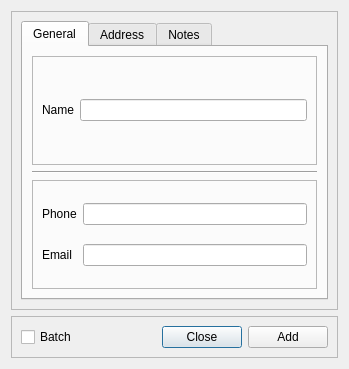
<?xml version="1.0" encoding="UTF-8"?>
<ui version="4.0">
 <class>AddCongregationWindow</class>
 <widget class="QDialog" name="AddCongregationWindow">
  <property name="geometry">
   <rect>
    <x>0</x>
    <y>0</y>
    <width>349</width>
    <height>369</height>
   </rect>
  </property>
  <property name="windowTitle">
   <string>Add Brother</string>
  </property>
  <layout class="QGridLayout" name="gridLayout_8">
   <item row="0" column="0">
    <widget class="QFrame" name="frame_7">
     <property name="frameShape">
      <enum>QFrame::StyledPanel</enum>
     </property>
     <property name="frameShadow">
      <enum>QFrame::Raised</enum>
     </property>
     <layout class="QVBoxLayout" name="verticalLayout">
      <item>
       <widget class="QTabWidget" name="tabWidget">
        <property name="currentIndex">
         <number>0</number>
        </property>
        <widget class="QWidget" name="tab">
         <attribute name="title">
          <string>General</string>
         </attribute>
         <layout class="QGridLayout" name="gridLayout_3">
          <item row="1" column="0">
           <widget class="Line" name="line">
            <property name="orientation">
             <enum>Qt::Horizontal</enum>
            </property>
           </widget>
          </item>
          <item row="0" column="0">
           <widget class="QFrame" name="frame_2">
            <property name="layoutDirection">
             <enum>Qt::LeftToRight</enum>
            </property>
            <property name="frameShape">
             <enum>QFrame::StyledPanel</enum>
            </property>
            <property name="frameShadow">
             <enum>QFrame::Raised</enum>
            </property>
            <layout class="QGridLayout" name="gridLayout">
             <item row="0" column="0">
              <widget class="QLabel" name="label">
               <property name="text">
                <string>Name</string>
               </property>
               <property name="wordWrap">
                <bool>false</bool>
               </property>
              </widget>
             </item>
             <item row="0" column="1">
              <widget class="QLineEdit" name="line_name"/>
             </item>
            </layout>
           </widget>
          </item>
          <item row="2" column="0">
           <widget class="QFrame" name="frame_3">
            <property name="frameShape">
             <enum>QFrame::StyledPanel</enum>
            </property>
            <property name="frameShadow">
             <enum>QFrame::Raised</enum>
            </property>
            <layout class="QGridLayout" name="gridLayout_4">
             <item row="0" column="0">
              <widget class="QLabel" name="label_4">
               <property name="text">
                <string>Phone</string>
               </property>
              </widget>
             </item>
             <item row="0" column="1">
              <widget class="QLineEdit" name="line_phone"/>
             </item>
             <item row="1" column="0">
              <widget class="QLabel" name="label_5">
               <property name="text">
                <string>Email</string>
               </property>
              </widget>
             </item>
             <item row="1" column="1">
              <widget class="QLineEdit" name="line_email"/>
             </item>
            </layout>
           </widget>
          </item>
         </layout>
        </widget>
        <widget class="QWidget" name="tab_2">
         <attribute name="title">
          <string>Address</string>
         </attribute>
         <layout class="QGridLayout" name="gridLayout_7">
          <item row="2" column="0">
           <widget class="QFrame" name="frame_5">
            <property name="frameShape">
             <enum>QFrame::StyledPanel</enum>
            </property>
            <property name="frameShadow">
             <enum>QFrame::Raised</enum>
            </property>
            <layout class="QGridLayout" name="gridLayout_9">
             <item row="0" column="0">
              <widget class="QLabel" name="label_8">
               <property name="text">
                <string>Latitude</string>
               </property>
              </widget>
             </item>
             <item row="0" column="2">
              <widget class="QLineEdit" name="line_latitude"/>
             </item>
             <item row="1" column="0">
              <widget class="QLabel" name="label_9">
               <property name="text">
                <string>Longitude</string>
               </property>
              </widget>
             </item>
             <item row="1" column="2">
              <widget class="QLineEdit" name="line_longitude"/>
             </item>
            </layout>
           </widget>
          </item>
          <item row="0" column="0">
           <widget class="QFrame" name="frame_4">
            <property name="frameShape">
             <enum>QFrame::StyledPanel</enum>
            </property>
            <property name="frameShadow">
             <enum>QFrame::Raised</enum>
            </property>
            <layout class="QGridLayout" name="gridLayout_2">
             <item row="0" column="0">
              <widget class="QLabel" name="label_2">
               <property name="text">
                <string>Address</string>
               </property>
              </widget>
             </item>
             <item row="4" column="0">
              <widget class="QLabel" name="label_3">
               <property name="text">
                <string>City</string>
               </property>
              </widget>
             </item>
             <item row="6" column="0">
              <widget class="QLabel" name="label_6">
               <property name="text">
                <string>State</string>
               </property>
              </widget>
             </item>
             <item row="8" column="0">
              <widget class="QLabel" name="label_7">
               <property name="text">
                <string>Zipcode</string>
               </property>
              </widget>
             </item>
             <item row="6" column="1">
              <widget class="QLineEdit" name="line_state"/>
             </item>
             <item row="8" column="1">
              <widget class="QLineEdit" name="line_zipcode"/>
             </item>
             <item row="4" column="1">
              <widget class="QLineEdit" name="line_city"/>
             </item>
             <item row="0" column="1">
              <widget class="QLineEdit" name="line_address"/>
             </item>
            </layout>
           </widget>
          </item>
          <item row="1" column="0">
           <widget class="Line" name="line_2">
            <property name="orientation">
             <enum>Qt::Horizontal</enum>
            </property>
           </widget>
          </item>
         </layout>
        </widget>
        <widget class="QWidget" name="tab_3">
         <attribute name="title">
          <string>Notes</string>
         </attribute>
         <layout class="QGridLayout" name="gridLayout_5">
          <item row="0" column="0">
           <widget class="QFrame" name="frame_6">
            <property name="frameShape">
             <enum>QFrame::StyledPanel</enum>
            </property>
            <property name="frameShadow">
             <enum>QFrame::Raised</enum>
            </property>
            <layout class="QGridLayout" name="gridLayout_6">
             <item row="0" column="0">
              <widget class="QTextEdit" name="text_note"/>
             </item>
            </layout>
           </widget>
          </item>
         </layout>
        </widget>
       </widget>
      </item>
     </layout>
    </widget>
   </item>
   <item row="1" column="0">
    <widget class="QFrame" name="frame">
     <property name="frameShape">
      <enum>QFrame::StyledPanel</enum>
     </property>
     <property name="frameShadow">
      <enum>QFrame::Raised</enum>
     </property>
     <layout class="QHBoxLayout" name="horizontalLayout">
      <item>
       <widget class="QCheckBox" name="checkBox_4">
        <property name="enabled">
         <bool>true</bool>
        </property>
        <property name="text">
         <string>Batch</string>
        </property>
       </widget>
      </item>
      <item>
       <spacer name="horizontalSpacer">
        <property name="orientation">
         <enum>Qt::Horizontal</enum>
        </property>
        <property name="sizeHint" stdset="0">
         <size>
          <width>40</width>
          <height>20</height>
         </size>
        </property>
       </spacer>
      </item>
      <item>
       <widget class="QPushButton" name="button_close">
        <property name="text">
         <string>Close</string>
        </property>
       </widget>
      </item>
      <item>
       <widget class="QPushButton" name="button_add">
        <property name="text">
         <string>Add</string>
        </property>
       </widget>
      </item>
     </layout>
    </widget>
   </item>
  </layout>
 </widget>
 <tabstops>
  <tabstop>line_name</tabstop>
  <tabstop>line_phone</tabstop>
  <tabstop>line_email</tabstop>
  <tabstop>line_address</tabstop>
  <tabstop>line_city</tabstop>
  <tabstop>line_state</tabstop>
  <tabstop>line_zipcode</tabstop>
  <tabstop>line_latitude</tabstop>
  <tabstop>line_longitude</tabstop>
  <tabstop>text_note</tabstop>
  <tabstop>button_add</tabstop>
  <tabstop>button_close</tabstop>
  <tabstop>tabWidget</tabstop>
  <tabstop>checkBox_4</tabstop>
 </tabstops>
 <resources/>
 <connections>
  <connection>
   <sender>button_close</sender>
   <signal>clicked()</signal>
   <receiver>AddCongregationWindow</receiver>
   <slot>close()</slot>
   <hints>
    <hint type="sourcelabel">
     <x>238</x>
     <y>305</y>
    </hint>
    <hint type="destinationlabel">
     <x>195</x>
     <y>168</y>
    </hint>
   </hints>
  </connection>
 </connections>
</ui>
